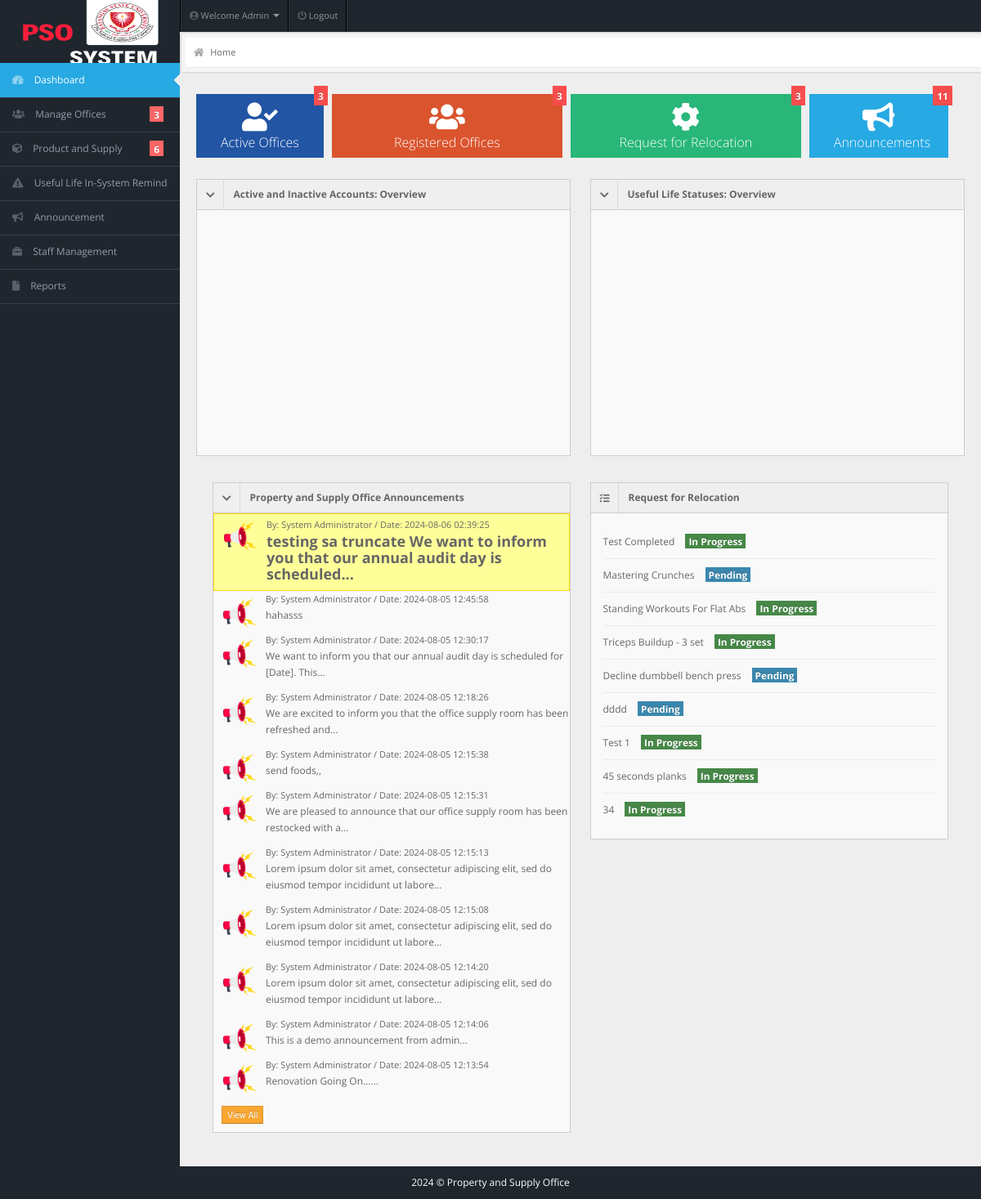
The page /admin/index.php (signed in) on the database its author committed.
### tables this page shows
CREATE TABLE IF NOT EXISTS `announcements` (
  `id` int NOT NULL AUTO_INCREMENT,
  `toWho` varchar(255) NOT NULL,
  `subject` varchar(255) NOT NULL,
  `message` varchar(1000) NOT NULL,
  `date` timestamp NOT NULL,
  PRIMARY KEY (`id`)
);

CREATE TABLE IF NOT EXISTS `todo` (
  `id` int NOT NULL AUTO_INCREMENT,
  `task_status` varchar(50) NOT NULL,
  `task_desc` varchar(30) NOT NULL,
  `user_id` int NOT NULL,
  PRIMARY KEY (`id`)
);

### admin/index.php (the view, shortened to what this page needs)
<!DOCTYPE html>
<html lang="en">
<head>
  <link rel="stylesheet" href="../css/bootstrap.min.css" />
  <link rel="stylesheet" href="../css/bootstrap-responsive.min.css" />
  <link rel="stylesheet" href="../css/fullcalendar.css" />
  <link rel="stylesheet" href="../css/matrix-style.css" />
  <link rel="stylesheet" href="../css/matrix-media.css" />
  <link href="../font-awesome/css/all.css" rel="stylesheet" />
  <link href="../font-awesome/css/fontawesome.css" rel="stylesheet" />
  <link rel="stylesheet" href="../css/jquery.gritter.css" />
</head>
<body>
  <?php include 'includes/topheader.php' ?>
  <?php $page = 'dashboard';
  include 'includes/sidebar.php' ?>
  <div id="content">
    <div id="content-header">
      <div id="breadcrumb"> <a href="index.php" title="You're right here" class="tip-bottom"><i class="fa fa-home"></i> Home</a></div>
    </div>
    <div class="container-fluid">
      <div class="quick-actions_homepage">
        <ul class="quick-actions">
          <li class="bg_ls span"> <a href="index.php" style="font-size: 16px;"> <i class="fas fa-user-check"></i> <span class="label label-important"><?php include 'actions/dashboard-activecount.php' ?></span> Active Offices </a> </li>
          <li class="bg_lo span3"> <a href="members.php" style="font-size: 16px;"> <i class="fas fa-users"></i></i><span class="label label-important"><?php include 'dashboard-usercount.php' ?></span> Registered Offices</a> </li>
          <li class="bg_lg span3"> <a href="payment.php" style="font-size: 16px;"> <i class="fa fa-cog"></i></i><span class="label label-important"><?php include 'dashboard-usercount.php' ?></span> Request for Relocation </a> </li>
          <li class="bg_lb span2"> <a href="announcement.php" style="font-size: 16px;"> <i class="fas fa-bullhorn"></i><span class="label label-important"><?php include 'actions/count-announcements.php' ?></span>Announcements </a> </li>
        </ul>
      </div>
      <div class="row-fluid">
        <div class="span6">
          <div class="widget-box">
            <div class="widget-title bg_ly" href="#collapseG2"><span class="icon"><i class="fas fa-chevron-down"></i></span>
              <h5>Active and Inactive Accounts: Overview</h5>
            </div>
            <div class="widget-content nopadding collapse in" id="collapseG2">
              <ul class="recent-posts">
                <div id="donutchart" style="width: 600px; height: 300px;"></div>
              </ul>
            </div>
          </div>
        </div>
        <div class="span6">
          <div class="widget-box">
            <div class="widget-title bg_ly" href="#collapseG2"><span class="icon"><i class="fas fa-chevron-down"></i></span>
              <h5>Useful Life Statuses: Overview</h5>
            </div>
            <div class="widget-content nopadding collapse in" id="collapseG2">
              <ul class="recent-posts">
                <div id="donutchart2022" style="width: 600px; height: 300px;"></div>
              </ul>
            </div>
          </div>
        </div>
      </div>
      <div class="container-fluid" style="margin-top: -20px;">
        <div class="row-fluid">
          <div class="span6 custom-container">
            <div class="widget-box">
              <div class="widget-title bg_ly" data-toggle="collapse" href="#collapseG2">
                <span class="icon"><i class="fas fa-chevron-down"></i></span>
                <h5>Property and Supply Office Announcements</h5>
              </div>
              <div class="widget-content nopadding collapse in" id="collapseG2">
                <?php
                include "../dbcon.php";
                $one_week_ago = date('Y-m-d', strtotime('-1 week'));
                $qry = "SELECT * FROM announcements WHERE date >= '$one_week_ago' ORDER BY date DESC";
                $result = mysqli_query($con, $qry);
                $count = 0;
                while ($row = mysqli_fetch_array($result)) {
                  $count++;
                  $class = ($count == 1) ? 'highlight' : '';
                  echo "<div class='article-post $class'>";
                  $messageStyle = ($class == 'highlight') ? 'font-weight: bold;' : '';
                  $message = implode(' ', array_slice(explode(' ', $row['message']), 0, 15));
                  $message = strlen($row['message']) > 15 ? $message . "..." : $message;
                  echo "<div class='user-thumb' style='float: left; margin-right: 10px;'>";
                  echo "<img class='img-responsive zoom-img' width='50' height='50' alt='Alert' src='../img/icons/announcement.png'> ";
                  echo "</div>";
                  echo "<div style='overflow: hidden;'>";
                  echo "<span class='user-info'> By: System Administrator / Date: " . $row['date'] . " </span>";
                  echo "<p><a href='#' style='$messageStyle'>" . $message . "</a> </p>";
                  echo "</div>";
                  echo "</div>";
                }
                ?>
                <a href="manage-announcement.php"><button class="btn btn-warning btn-mini" style="margin: 10px;">View All</button></a>
              </div>
            </div>
          </div>
          <div class="span6 custom-container">
            <div class="widget-box">
              <div class="widget-title"> <span class="icon"><i class="fas fa-tasks"></i></span>
                <h5>Request for Relocation</h5>
              </div>
              <div class="widget-content">
                <div class="todo">
                  <ul>
                    <?php
                    include "dbcon.php";
                    $qry = "SELECT * FROM todo";
                    $result = mysqli_query($con, $qry);
                    while ($row = mysqli_fetch_array($result)) { ?>
                      <li class='clearfix'>
                        <div class='txt'> <?php echo $row["task_desc"] ?> <?php if ($row["task_status"] == "Pending") {
                                                                            echo '<span class="by label label-info">Pending</span>';
                                                                          } else {
                                                                            echo '<span class="by label label-success">In Progress</span>';
                                                                          } ?></div>
                      <?php }
                    echo "</li>";
                    echo "</ul>";
                      ?>
                </div>
              </div>
            </div>
          </div>
        </div>
      </div>
    </div>
  </div>
  <?php
  include 'includes/footer.php';
  ?>
</body>
</html>

### css/matrix-media.css (style rules this page uses)
body { background:#2E363F; }

### admin/index.php (style rules this page uses)
.highlight { background-color: #FFFF99; border: 1px solid #FFD700; }
.zoom-img { transition: transform 0.3s ease; }
.user-thumb { float: left; margin-right: 10px; background-color: transparent; }
.article-post { overflow: hidden; padding-left: 10px; }
.highlight { color: black; font-size: 18px; }

### admin/includes/topheader.php (style rules this page uses)
#content #content-header { border: 2px solid #ddd; padding: 5px; background-color: #f5f5f5; border-radius: 5px; }

### admin/includes/sidebar.php (style rules this page uses)
body { background-color: #1f262d; }

### rows shown on the page
announcements: date "2024-08-06 02:39:25", message "testing sa truncate We want to inform you that our annual audit day is scheduled..."
announcements: date "2024-08-05 12:45:58", message "hahasss"
announcements: date "2024-08-05 12:30:17", message "We want to inform you that our annual audit day is scheduled for [Date]. This..."
announcements: date "2024-08-05 12:18:26", message "We are excited to inform you that the office supply room has been refreshed and..."
announcements: date "2024-08-05 12:15:38", message "send foods,,"
announcements: date "2024-08-05 12:15:31", message "We are pleased to announce that our office supply room has been restocked with a..."
announcements: date "2024-08-05 12:15:13", message "Lorem ipsum dolor sit amet, consectetur adipiscing elit, sed do eiusmod tempor incididunt ut labore..."
announcements: date "2024-08-05 12:15:08", message "Lorem ipsum dolor sit amet, consectetur adipiscing elit, sed do eiusmod tempor incididunt ut labore..."
announcements: date "2024-08-05 12:14:20", message "Lorem ipsum dolor sit amet, consectetur adipiscing elit, sed do eiusmod tempor incididunt ut labore..."
announcements: date "2024-08-05 12:14:06", message "This is a demo announcement from admin..."
announcements: date "2024-08-05 12:13:54", message "Renovation Going On......"
todo: task_desc "Test Completed", task_status "In Progress"
todo: task_desc "Mastering Crunches", task_status "Pending"
todo: task_desc "Standing Workouts For Flat Abs", task_status "In Progress"
todo: task_desc "Triceps Buildup - 3 set", task_status "In Progress"
todo: task_desc "Decline dumbbell bench press", task_status "Pending"
todo: task_desc "dddd", task_status "Pending"
todo: task_desc "Test 1", task_status "In Progress"
todo: task_desc "45 seconds planks", task_status "In Progress"
todo: task_desc "34", task_status "In Progress"

### other values the page prints
$query->num_rows "3 3 3"
$query->num_rows "6"
$query->num_rows "3"
$query->num_rows "11"
